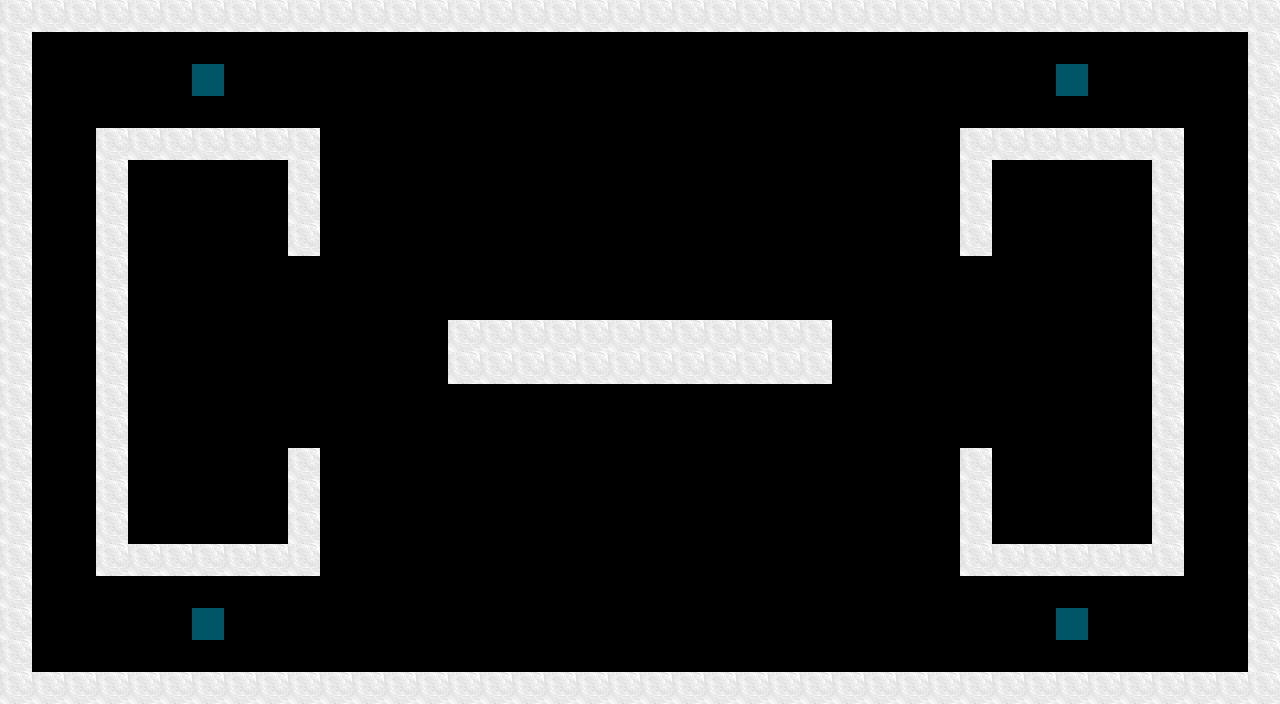

This is a level from a 2D game, rendered from its Tiled map with the project's own tilesets. A one-line summary and the map file follow, with tile-layer data summarised:
An orthogonal 40x22 tile map with 32x32 px tiles, 2 tile layers (walls, spawn-points).

<map version="1.0" orientation="orthogonal" renderorder="right-down" width="40" height="22" tilewidth="32" tileheight="32" nextobjectid="1">
 <tileset firstgid="1" name="tileset" tilewidth="32" tileheight="32" spacing="1" margin="1">
  <image source="tileset.png" width="166" height="34" />
 </tileset>
 <layer name="walls" width="40" height="22">
  <data>[880 cells, 208 non-empty, 1 distinct tile ids]</data>
 </layer>
 <layer name="spawn-points" width="40" height="22">
  <data>[880 cells, 4 non-empty, 1 distinct tile ids]</data>
 </layer>
</map>
